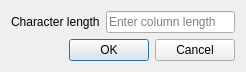
<?xml version="1.0" encoding="UTF-8"?>
<ui version="4.0">
    <class>VarcharProperty</class>
    <widget class="QDialog" name="VarcharProperty">
        <property name="geometry">
            <rect>
                <x>0</x>
                <y>0</y>
                <width>246</width>
                <height>67</height>
            </rect>
        </property>
        <property name="windowTitle">
            <string>Varchar property</string>
        </property>
        <layout class="QFormLayout" name="formLayout">
            <item row="0" column="0">
                <widget class="QLabel" name="label">
                    <property name="text">
                        <string>Character length</string>
                    </property>
                </widget>
            </item>
            <item row="0" column="1">
                <widget class="QLineEdit" name="edtCharLen">
                    <property name="placeholderText">
                        <string>Enter column length</string>
                    </property>
                </widget>
            </item>
            <item row="1" column="0" colspan="2">
                <widget class="QDialogButtonBox" name="buttonBox">
                    <property name="orientation">
                        <enum>Qt::Horizontal</enum>
                    </property>
                    <property name="standardButtons">
                        <set>QDialogButtonBox::Cancel|QDialogButtonBox::Ok</set>
                    </property>
                </widget>
            </item>
        </layout>
    </widget>
    <resources/>
    <connections>
        <connection>
            <sender>buttonBox</sender>
            <signal>accepted()</signal>
            <receiver>VarcharProperty</receiver>
            <slot>accept()</slot>
            <hints>
                <hint type="sourcelabel">
                    <x>248</x>
                    <y>254</y>
                </hint>
                <hint type="destinationlabel">
                    <x>157</x>
                    <y>274</y>
                </hint>
            </hints>
        </connection>
        <connection>
            <sender>buttonBox</sender>
            <signal>rejected()</signal>
            <receiver>VarcharProperty</receiver>
            <slot>reject()</slot>
            <hints>
                <hint type="sourcelabel">
                    <x>316</x>
                    <y>260</y>
                </hint>
                <hint type="destinationlabel">
                    <x>286</x>
                    <y>274</y>
                </hint>
            </hints>
        </connection>
    </connections>
</ui>
